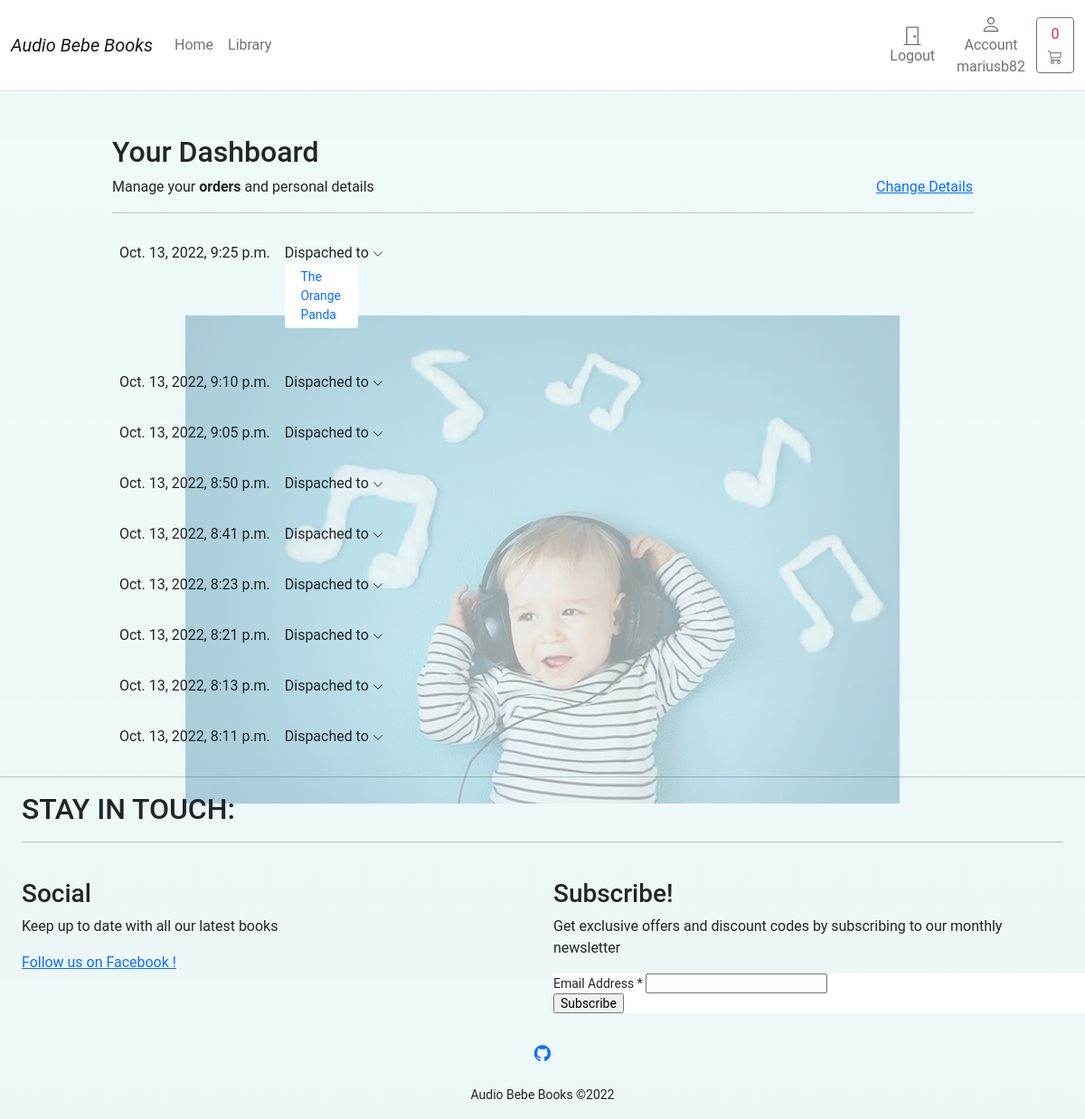
Page /account/dashboard/ (signed in) on the committed database.
### account/models.py (models this page shows, shortened)
class UserBase(AbstractBaseUser, PermissionsMixin):
    email = models.EmailField(_('email address'), unique=True)
    user_name = models.CharField(max_length=150, unique=True)
    first_name = models.CharField(max_length=150, blank=True)
    about = models.TextField(_(
        'about'), max_length=500, blank=True)
    country = CountryField(blank_label='Country *', null=False, blank=False)
    phone_number = models.CharField(max_length=15, blank=True)
    postcode = models.CharField(max_length=12, blank=True)
    address_line_1 = models.CharField(max_length=150, blank=True)
    address_line_2 = models.CharField(max_length=150, blank=True)
    town_city = models.CharField(max_length=150, blank=True)
    is_active = models.BooleanField(default=False)
    is_staff = models.BooleanField(default=False)
    created = models.DateTimeField(auto_now_add=True)
    updated = models.DateTimeField(auto_now=True)
    objects = CustomAccountManager()
    USERNAME_FIELD = 'email'
    REQUIRED_FIELDS = ['user_name']
    class Meta:
        verbose_name = "Accounts"
        verbose_name_plural = "Accounts"
    def __str__(self):
        return self.user_name

### orders/models.py (models this page shows, shortened)
class Order(models.Model):
    user = models.ForeignKey(settings.AUTH_USER_MODEL, on_delete=models.CASCADE, related_name='order_user')
    full_name = models.CharField(max_length=50)
    address1 = models.CharField(max_length=250)
    country = models.CharField(max_length=250, null=True)
    city = models.CharField(max_length=100)
    phone = models.CharField(max_length=100)
    post_code = models.CharField(max_length=20)
    created = models.DateTimeField(auto_now_add=True)
    updated = models.DateTimeField(auto_now=True)
    order_key = models.CharField(max_length=200)
    billing_status = models.BooleanField(default=False)
    total = models.DecimalField(max_digits=10, decimal_places=2,
                                null=True, default=0)
    class Meta:
        ordering = ('-created',)

class OrderItem(models.Model):
    order = models.ForeignKey(Order, related_name='items', on_delete=models.CASCADE)
    product = models.ForeignKey(Product, related_name='order_items', on_delete=models.CASCADE)
    price = models.DecimalField(max_digits=5, decimal_places=2)

### store/models.py (models this page shows)
class Product(models.Model):
    category = models.ForeignKey(
        Category, related_name='product', on_delete=models.CASCADE)
    created_by = models.ForeignKey(
        settings.AUTH_USER_MODEL, on_delete=models.CASCADE, related_name='product_creator')
    title = models.CharField(max_length=255)
    author = models.CharField(max_length=255, default='admin')
    description = models.TextField(blank=True)
    image = CloudinaryField('image')
    slug = models.SlugField(max_length=255, unique=True)
    price = models.DecimalField(max_digits=4, decimal_places=2)
    in_stock = models.BooleanField(default=True)
    is_active = models.BooleanField(default=True)
    created = models.DateTimeField(auto_now_add=True)
    updated = models.DateTimeField(auto_now=True)
    objects = models.Manager()
    products = ProductManager()
    class Meta:
        verbose_name_plural = 'Products'
        ordering = ('-created',)
    def get_absolute_url(self):
        return reverse('store:product_detail', args=[self.slug])
    def __str__(self):
        return self.title

### account/views.py (the view)
# urls.py: path('dashboard/', views.dashboard, name='dashboard'),
@login_required
def dashboard(request):
    orders = user_orders(request)
    return render(request, 'account/user/dashboard.html', {'section': 'profile',
                                                           'orders': orders})

### cart/cart.py (called while the page is built)
    def __len__(self):
        return sum(item['qty'] for item in self.cart.values())
        return len(self.cart)

### cart/context_processors.py (called while the page is built)
def cart(request):
    return {'cart': Cart(request)}

### orders/views.py (called while the page is built)
def user_orders(request):
    user_id = request.user.id
    orders = Order.objects.filter(user_id=user_id).filter(billing_status=True)
    return orders

### store/models.py (called while the page is built)
    def get_absolute_url(self):
        return reverse('store:category_list', args=[self.slug])

### store/views.py (called while the page is built)
def categories(request):
    return {
        'categories': Category.objects.all()
    }

### templates/account/user/dashboard.html (shortened to what this page needs)
{% extends "../../store/base.html" %}
{% load static %}
{% block content %}
<main class="pt-5">
    <div class="container" style="max-width: 1000px">
        <div class="col-12">
            <h1 class="h2">Your Dashboard</h1>
        </div>
        <div class="col-12 d-flex justify-content-between">
            <div>Manage your <b>orders</b> and personal details</div>
            <div><a href="{% url "account:edit_details" %}">Change Details</a></div>
        </div>
        <hr />
    </div>
    <div class="container" style="max-width: 1000px">
        {% for order in orders %}
        <div class="row g-3">
            <div class="col-12 p-3 d-flex justify-content-between">
                <div class="d-flex d-flex-inline">
                    <div class="pe-3">{{ order.created }}</div>
                    <div class="dropdown">
                        <a class="text-reset text-decoration-none dropdown-toggle" href="#" role="link"
                            id="dropdownLink" data-bs-toggle="dropdown" aria-expanded="false">
                            Dispached to
                            <svg xmlns="http://www.w3.org/2000/svg" width="12" height="12" fill="currentColor"
                                class="bi bi-chevron-down" viewBox="0 0 16 16">
                                <path fill-rule="evenodd"
                                    d="M1.646 4.646a.5.5 0 0 1 .708 0L8 10.293l5.646-5.647a.5.5 0 0 1 .708.708l-6 6a.5.5 0 0 1-.708 0l-6-6a.5.5 0 0 1 0-.708z" />
                            </svg>
                        </a>
                        <div class="col-md-7 col-lg-8 p-0">
                            {% for item in order.items.all %}
                            <div class="card mb-3 border-0">
                                <div class="row g-0">
                                    <div class="col-md-2 d-none d-md-block">
                                    </div>
                                    <div class="col-md-10">
                                        <div class="card-body p-1">
                                            <a class="text-decoration-none" href="{{ item.product.get_absolute_url }}">
                                                <p class="card-text small">{{item.product|title}}</p>
                                            </a>
                                        </div>
                                    </div>
                                </div>
                            </div>
                            {% endfor %}
                        </div>
                    </div>
                </div>
            </div>
        </div>
        {% endfor %}
</main>
{% endblock %}

### templates/store/base.html (shortened to what this page needs)
{% load static%}
<!DOCTYPE html>
<html>
<head>
    <link href="https://cdn.jsdelivr.net/npm/bootstrap@5.0.0-beta1/dist/css/bootstrap.min.css" rel="stylesheet"
>
    <link rel="stylesheet" href="{% static 'core/css/base.css' %}">
    <link rel="stylesheet" href="{% static 'cart/css/cart.css' %}">
    <link rel="stylesheet" href="{% static 'review/css/review.css' %}">
    <link rel="stylesheet" href="https://cdnjs.cloudflare.com/ajax/libs/font-awesome/4.7.0/css/font-awesome.min.css">
</head>
<body>
    <header>
        <nav class="navbar navbar-expand-md navbar-light bg-white border-bottom ">
            <div class="container-fluid">
                <a class="navbar-brand font-weight-bold" href="/">
                    <i>Audio Bebe Books</i>
                </a>
                <div class="collapse navbar-collapse" id="navbarCollapse">
                    <ul class="navbar-nav me-auto mb-2 mb-md-0">
                        <li class="nav-item active">
                            <a class="nav-link" aria-current="page" href="/">Home</a>
                        </li>
                        <li class="nav-item dropdown">
                            <a class="nav-link dropdown-toggle" href="#" id="navbarDropdown" role="button"
                                data-bs-toggle="dropdown" aria-expanded="false">
                                Library
                            </a>
                        </li>
                    </ul>
                    {% if user.is_authenticated %}
                    <a type="button" role="button" href="{% url "account:logout" %}"
                        class="btn btn-outline-secondary border-0 basket-btn">
                        <div>
                            <svg xmlns="http://www.w3.org/2000/svg" width="22" height="22" fill="currentColor"
                                class="bi bi-door-closed" viewBox="0 0 16 16">
                                <path
                                    d="M3 2a1 1 0 0 1 1-1h8a1 1 0 0 1 1 1v13h1.5a.5.5 0 0 1 0 1h-13a.5.5 0 0 1 0-1H3V2zm1 13h8V2H4v13z" />
                                <path d="M9 9a1 1 0 1 0 2 0 1 1 0 0 0-2 0z" />
                            </svg>
                        </div>
                        <span class="fs15 fw500">Logout</span>
                    </a>
                    {% endif %}
                    <a type="button" role="button" href="{% url "account:dashboard" %}"
                    class="btn btn-outline-secondary border-0 basket-btn"><div>
                        </div>
                        <span class="fs15 fw500">Account</span>
                        <br>
                        {% if user.is_authenticated %}
                        {{user}}
                        {% endif%}
                    </a>
                    <a type="button" role="button" href="{% url "cart:cart_summary" %}"
                    class="btn btn-outline-secondary">
                        {% with total_qty=cart|length %}
                        <div id="cart-qty" class="cart-qty font-weight-bold text-danger">
                            {% if total_qty > 0 %}
                            {{ total_qty }}
                            {% else %}
                            0
                            {% endif %}
                        </div>
                        {% endwith %}
                    </a>
                </div>
            </div>
        </nav>
    </header>
    <div id="content">
        {% block content %} {% endblock %}</div>
    <hr>
    <footer class="container-wrapper">
        <div class="container quotes-container content-container">
            <section class="footer">
                <div class="row">
                    <div class="col-12 page-header mb-4">
                        <h2 class="text-uppercase">Stay in touch:</h2>
                        <hr class="block-divider block-divider--short">
                    </div>
                </div>
                <div class="row">
                    <div class="col-12 col-md-6">
                        <h3>Social</h3>
                        <p>Keep up to date with all our latest books</p>
                        <a href="https://www.facebook.com/Audio-Bebe-Book-105510655623112" target="_blank">Follow us on Facebook !</a>
                    </div>
                    <div class="col-12 col-md-6">
                        <h3>Subscribe!</h3>
                        <p>Get exclusive offers and discount codes by subscribing to our monthly newsletter</p>
                        <link href="//cdn-images.mailchimp.com/embedcode/classic-071822.css" rel="stylesheet"
                            type="text/css">
                        <div id="mc_embed_signup">
                            <form
                                action="https://herokuapp.us13.list-manage.com/subscribe/post?u=92535ef53f1dccbc5bf58cca9&amp;id=bc40a4540f&amp;f_id=00ecc6e2f0"
                                method="post" id="mc-embedded-subscribe-form" name="mc-embedded-subscribe-form"
                                class="validate" target="_blank" novalidate>
                                <div id="mc_embed_signup_scroll">
                                    <div class="mc-field-group">
                                        <label for="mce-EMAIL">Email Address <span class="asterisk">*</span>
                                        </label>
                                        <input type="email" value="" name="EMAIL" class="required email" id="mce-EMAIL"
                                            required>
                                    </div>
                                    <div class="optionalParent">
                                        <div class="clear foot">
                                            <input type="submit" value="Subscribe" name="subscribe"
                                                id="mc-embedded-subscribe" class="button">
                                        </div>
                                    </div>
                                </div>
                            </form>
                        </div>
                    </div>
                </div>
            </section>
        </div>
        <br>
        <div class="nav-item"><a target="_blank" href="https://github.com/https://github.com/MariusBujor"
                class=" nav-link d-block mb-3 text-center" rel="noopener"><i class="fa fa-github fa-lg"></i></a></div>
        <small class="d-block mb-3 text-center"> Audio Bebe Books &copy;2022</small>
    </footer>
</body>
</html>

### static/core/css/base.css (style rules this page uses)
body { height: 100%; background-position: center; background-repeat: no-repeat; background-size: cover; }
@media (min-width: 1000px) { .container { max-width: 1000px; } }
@media (max-width: 1200px) { .container { max-width: 100%; padding:0 24px; } }
.dropdown-toggle::after { display: none; }
html, body, p, div { letter-spacing: -0.02px; font-family: 'Roboto', sans-serif ; }
.fs15 { font-size: 1rem; }
.fw500 { font-size: 500; }
.container-fluid { color:black; }

### static/cart/css/cart.css (style rules this page uses)
.basket-btn { position: relative; }

### templates/store/base.html (style rules this page uses)
#mc_embed_signup { background: #fff; clear: left; font: 14px Helvetica, Arial, sans-serif; width: 600px; }

### rows in the picture
UserBase: user_name "mariusb82"
Order: created "Oct. 13, 2022, 9:25 p.m."
OrderItem: product "The Orange Panda"
Order: created "Oct. 13, 2022, 9:10 p.m."
Order: created "Oct. 13, 2022, 9:05 p.m."
Order: created "Oct. 13, 2022, 8:50 p.m."
Order: created "Oct. 13, 2022, 8:41 p.m."
Order: created "Oct. 13, 2022, 8:23 p.m."
Order: created "Oct. 13, 2022, 8:21 p.m."
Order: created "Oct. 13, 2022, 8:13 p.m."
Order: created "Oct. 13, 2022, 8:11 p.m."
